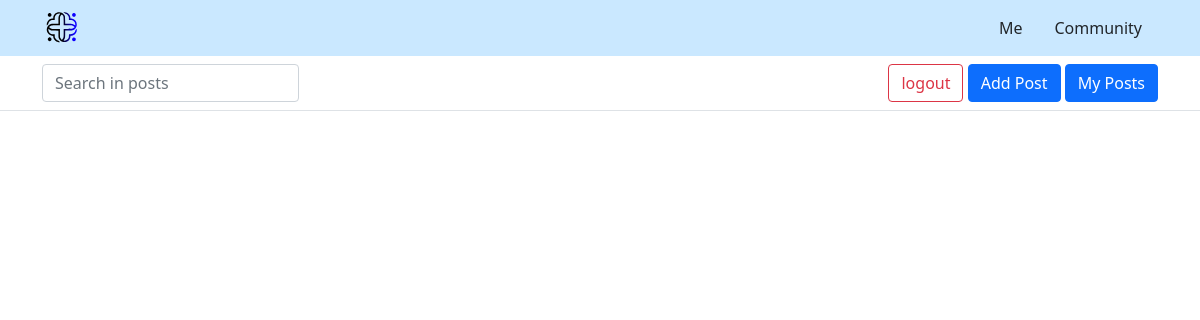
Before: /posts/MyPosts (signed in) with the older database file.
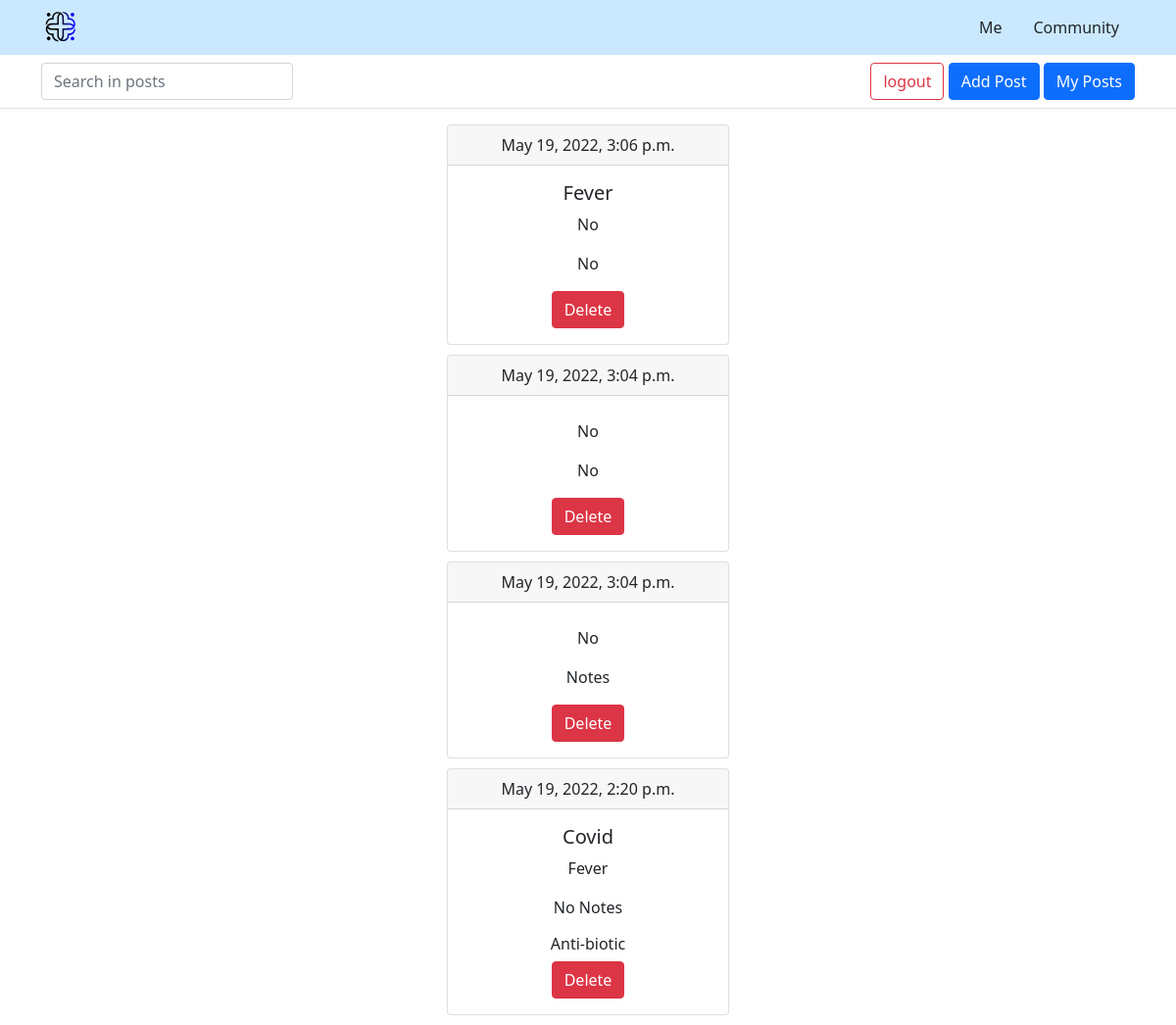
After: the same page with the newer database file.
### main/models.py (models this page shows)
class Posts(models.Model):
    author = models.ForeignKey(User, on_delete=models.CASCADE)
    symptoms = models.CharField(max_length=300)
    medications = models.CharField(max_length=300)
    diagnosis = models.CharField(max_length=150)
    Notes = models.TextField(max_length=300)
    created_at = models.DateTimeField(auto_now_add=True)
    updated_at = models.DateTimeField(auto_now=True)
    class Meta:
        ordering = ['-created_at', '-updated_at']

### main/views.py (the view)
# urls.py: path('posts/MyPosts', views.my_posts, name='my_posts'),
@login_required(login_url='login')
def my_posts(request):
    user = request.user
    posts = Posts.objects.filter(author = user)
    return render(request, "main/my_posts.html", {
        "posts": posts
    })

### main/templates/main/my_posts.html (shortened to what this page needs)
{% extends "main_post.html" %}
{% block body %}
    {% for post in posts %}
    <div class="posts_center">
        <div class="card text-center" style="width: 18rem;">
            <div class="card-header">
                {{ post.created_at }}
            </div>
            <div class="card-body">
                <h5 class="card-title">{{ post.diagnosis }}</h5>
                <p class="card-text">{{ post.symptoms }}</p>
                <p class="card-text">{{ post.Notes }}</p>
                <h6>{{ post.medications }}</h6>
                <a href="{% url 'delete_post' post.id %}" class="btn btn-danger">Delete</a>
            </div>
        </div>
    </div>
    {% endfor %}
{% endblock %}

Changed rows visible on the page:
added Posts: created_at "May 19, 2022, 3:06 p.m.", diagnosis "Fever", symptoms "No", Notes "No"
added Posts: created_at "May 19, 2022, 3:04 p.m.", symptoms "No", Notes "No"
added Posts: created_at "May 19, 2022, 3:04 p.m.", symptoms "No", Notes "Notes"
added Posts: created_at "May 19, 2022, 2:20 p.m.", diagnosis "Covid", symptoms "Fever", Notes "No Notes", medications "Anti-biotic"
